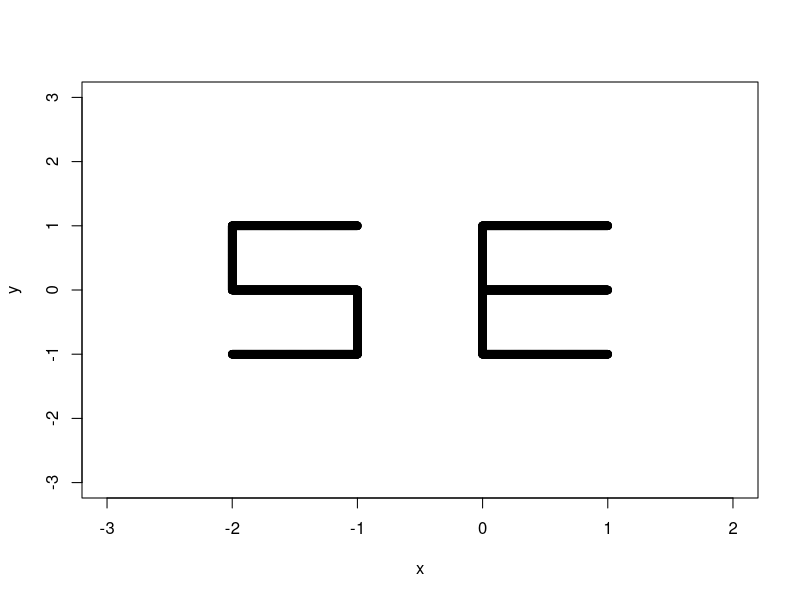
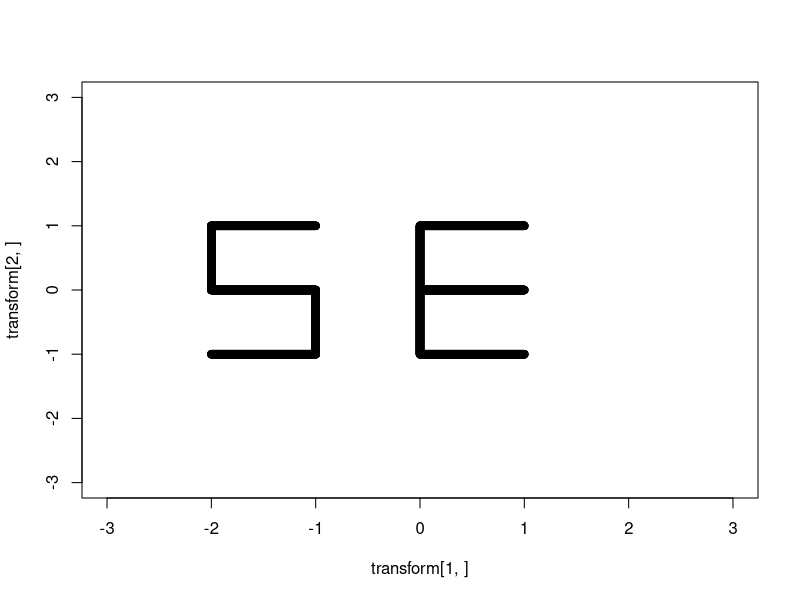
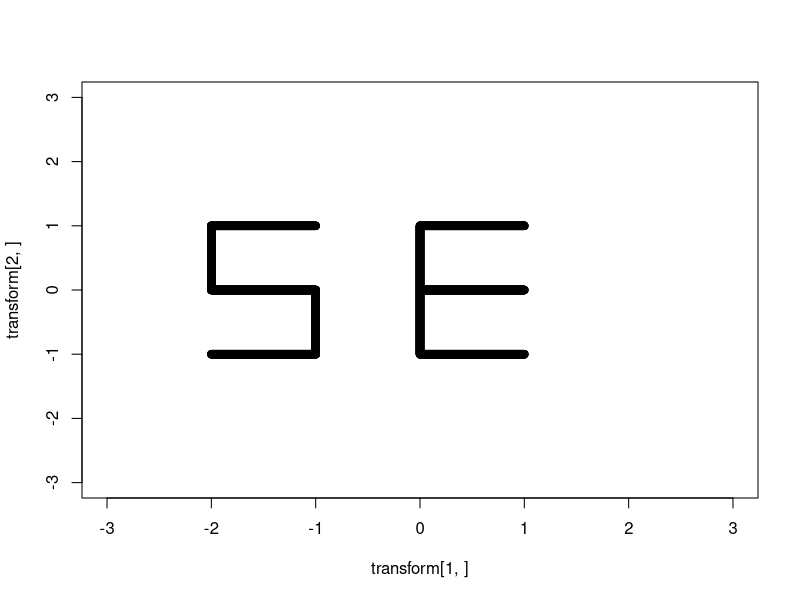
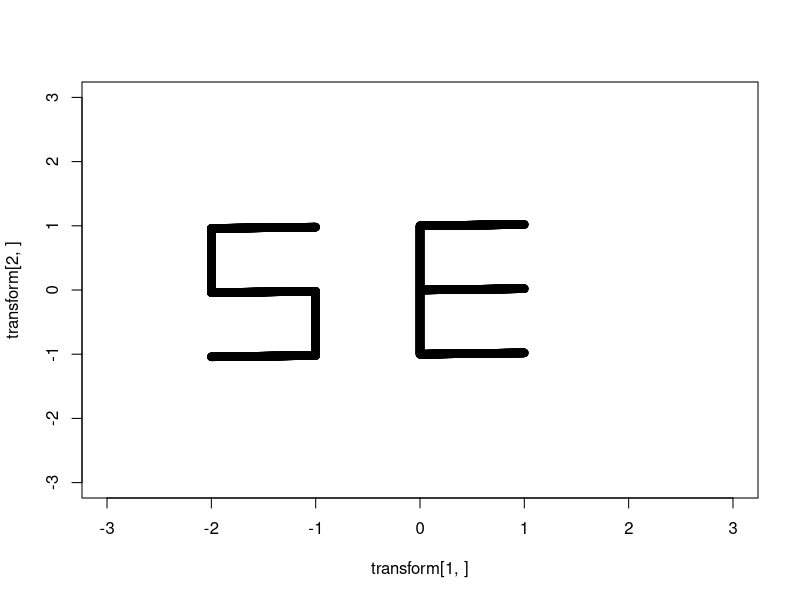
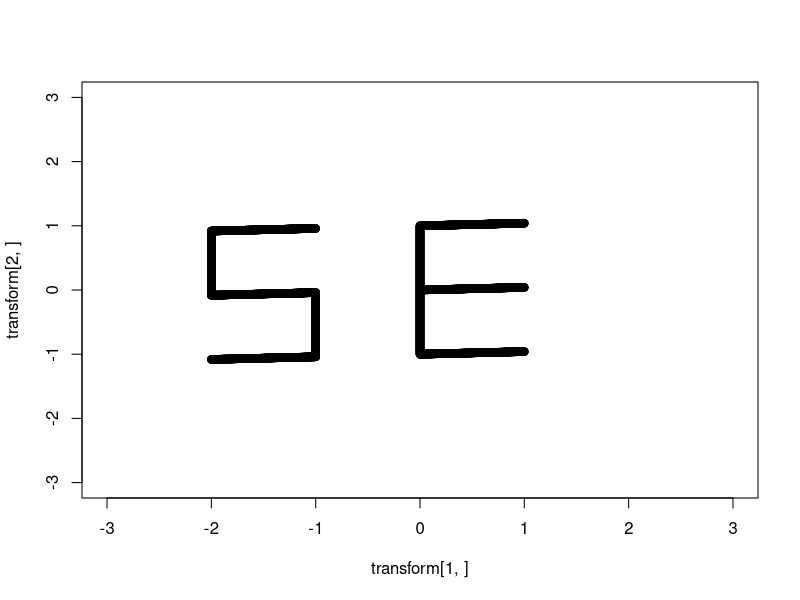
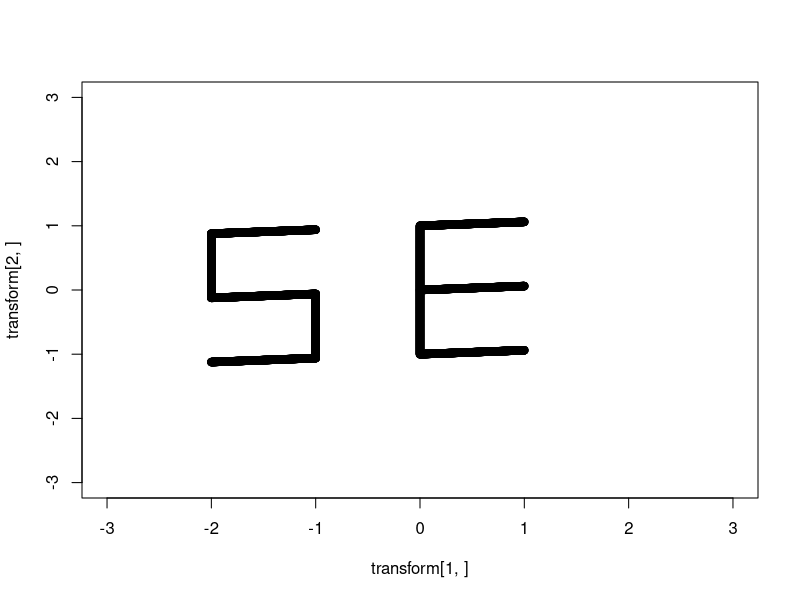
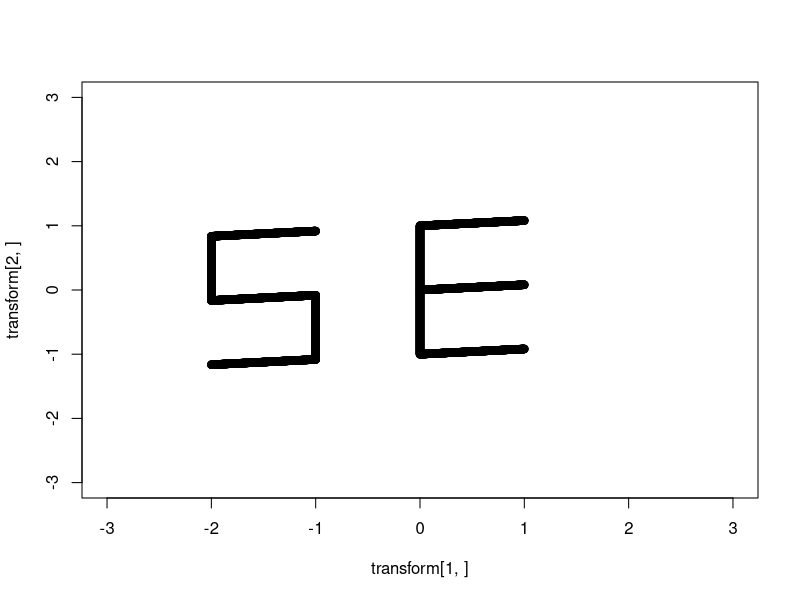
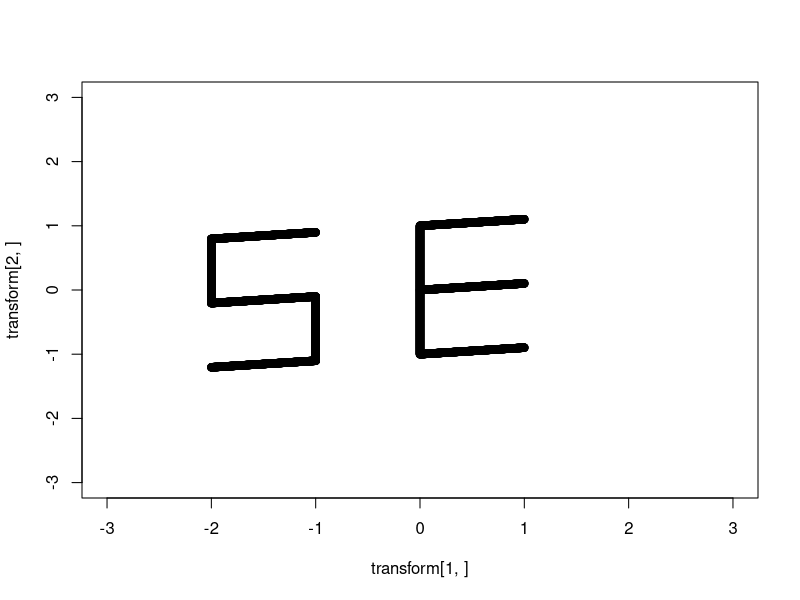

Source code (R) for these figures, in order:
## ---- chunk 1
knitr::opts_chunk$set(echo = TRUE)
## ---- chunk 2
x <- c(rep(-2, 500), seq(-2, -1, length.out = 1000), rep(-1, 500), 
       seq(-2, -1, length.out = 1000), seq(-2, -1, length.out = 1000), 
       seq(0, 1, length.out = 1000), rep(0, 500), seq(0, 1, length.out = 1000),
       seq(0, 1, length.out = 1000))

y <- c(seq(0,1,length.out=500), rep(0,1000), seq(-1,0, length.out=500),
       rep(1,1000), rep(-1,1000), rep(0,1000), seq(-1,1,length.out=500), rep(1,1000),
       rep(-1,1000))
se <- rbind(x,y)
plot(y~x, xlim=c(-3,2), ylim=c(-3,3))
## ---- chunk 3
trans_matrix <- diag(2)
transform <- trans_matrix %*% se

plot(transform[2,] ~ transform[1,], xlim=c(-3,3), ylim=c(-3,3))
## ---- chunk 4
x11()
for (i in seq(0,1, length.out = 50)) {
  trans_matrix <- matrix(c(1, 0, i, 1), nrow=2, ncol=2)
  transform <- apply(se, 2, function(x) x %*% trans_matrix)
  plot(transform[2,] ~ transform[1,], xlim=c(-3, 3), ylim=c(-3, 3))
}
## ---- chunk 5
x11()
for (i in seq(1,3, length.out = 50)) {
  trans_matrix <- matrix(c(i, 0, 0, i), nrow=2, ncol=2)
  transform <- apply(se, 2, function(x) x %*% trans_matrix)
  plot(transform[2,] ~ transform[1,], xlim=c(-10,10), ylim=c(-10,10))
}
## ---- chunk 6
x11()
for (i in seq(1,10, length.out = 50)) {
  ext_se <- rbind(se, matrix(0, nrow = 1, ncol = ncol(se)))
  trans_matrix <- matrix(c(cos(i), sin(i), 0, -sin(i), cos(i), 0, 0, 0, 1), nrow=3, ncol=3)
  transform <- apply(ext_se, 2, function(x) x %*% trans_matrix)
  plot(transform[2,] ~ transform[1,], xlim=c(-3,3), ylim=c(-3,3))
}
## ---- chunk 7
x11()
for (i in seq(1, 0, length.out = 50)) {
  trans_matrix <- matrix(c(1, 0, 0, i), nrow = 2, ncol = 2)
  transform <- apply(se, 2, function(x) x %*% trans_matrix)
  plot_projection <- plot(transform[2,] ~ transform[1,], xlim=c(-3, 3), ylim=c(-3, 3))
}
## ---- chunk 8
x11()
for (i in seq(1, 0, length.out = 50)) {
  trans_matrix <- matrix(c(i,0,0,1), nrow=2, ncol=2)
  transform <- apply(se, 2, function(x) x %*% trans_matrix)
  plot(transform[2,] ~ transform[1,], xlim=c(-3,3), ylim=c(-3,3))
}
